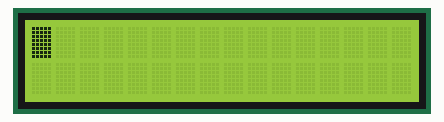
Recording of a sketch running on a simulated Arduino Uno, built with avr-gcc and run on an emulated ATmega328P. On the bench: 16×2 character LCD. Wiring (inferred from the signals the program sends): character LCD (HD44780): RS pin 3; E pin 8; data pin 4, pin 5, pin 6, pin 7.

Above: at 0.1 s.
At 1.1 s:
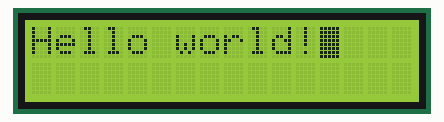

Measured:
- what the display in image 0 shows lasts 1.0 s, from 0.1 s to 1.1 s

The sketch:

Arduino_HD44780_Driver.ino
```cpp
/*
======================================================
Example of the library use.
LCD cleared, cursor on, blinking on after init
======================================================
*/

#include "LCD_driver.h"

//Personalize according to your pins
#define RS 3
#define ENABLE 8
#define D4 4
#define D5 5
#define D6 6
#define D7 7

//LCD characteristics
#define WORD_LENGTH 16
#define LCD_ROWS 2

void SerialTransmission(int baud);

void setup()
{
	//For quick startup of serial monitor :)
	//SerialTransmission(9600);

	LCD own_lcd(RS, ENABLE, D4, D5, D6, D7);
	delay(1000);
	own_lcd.SendString("Hello world!");
}

void loop()
{
	delay(1000);
}

void SerialTransmission(int baud)
{
	Serial.begin(baud);
	delay(1000);			//To make sure serial is ready to tx/rx
	Serial.print("Start of transmission");
}
```

LCD_driver.h
```cpp
#include <stdint.h>

#ifndef HITACHI_DRIVER
#define HITACHI_DRIVER

#define BIT4_TRANSSMITION 0
#define BIT8_TRANSSMISION 1

#define CLEAR_CMD 0x01
#define POS_CMD 0x80

class LCD
{
public:
	LCD(uint8_t RS, uint8_t Enable, uint8_t D4, uint8_t D5, uint8_t D6, uint8_t D7);
	void SendString(char* msg);
	void SendChar(uint8_t c);
	void Clear();
	void SetPos(uint8_t line, uint8_t pos);
private:
	void send4bits(uint8_t nibble, uint8_t rs);
	void sendCmd(uint8_t cmd);
	uint8_t rs, rw, enable;						//Holds reference to controlling pins
	uint8_t d0, d1, d2, d3, d4, d5, d6, d7;		//Holds reference to data pins

	uint8_t bitMode;							//4 or 8 bit mode
};

LCD::LCD(uint8_t RS, uint8_t Enable, uint8_t D4, uint8_t D5, uint8_t D6, uint8_t D7)
{
	rs = RS;
	enable = Enable;
	d4 = D4;
	d5 = D5;
	d6 = D6;
	d7 = D7;

	//Because we are using all pins as outputs, we need to change their modes
	uint8_t pins[] = { rs, enable, d4, d5, d6, d7 };
	for (int i = 0; i < 6; i++)
	{
		pinMode(pins[i], OUTPUT);
	}


	delay(50);					//wait > 40ms

	//Making sure the pins are in correct states
	digitalWrite(enable, 0);
	digitalWrite(rs, 0);

	send4bits(0x03, 0);
	delayMicroseconds(4500);	//wait > 4.1ms

	send4bits(0x03, 0);
	delayMicroseconds(4500);	//wait > 100us

	send4bits(0x03, 0);
	delayMicroseconds(200);		//undefined delay

	send4bits(0x02, 0);
	delayMicroseconds(50);		//undefined delay

	sendCmd(0x28);	//set 4-bit mode with 2 liness
	delay(1);
	sendCmd(0x08);	//display off cursor off
	delay(5);
	sendCmd(0x01);	//display clear
	delay(5);
	sendCmd(0x06);	//increment, no shift
	delay(1);

	//End of initialization
	sendCmd(0x0F);	//display+cursor+blinking on
	delay(2);
	sendCmd(0x80);	//resets cursor position
	delay(2);

}

void LCD::send4bits(uint8_t nibble, uint8_t rs_value)
{
	uint8_t rs_state = rs_value ? HIGH : LOW;
	digitalWrite(rs, rs_state);

	digitalWrite(d4, (nibble & 0x01));
	digitalWrite(d5, ((nibble >> 1) & 0x01));
	digitalWrite(d6, ((nibble >> 2) & 0x01));
	digitalWrite(d7, ((nibble >> 3) & 0x01));

	digitalWrite(enable, 0);
	delayMicroseconds(1);

	digitalWrite(enable, 1);
	delayMicroseconds(1);

	digitalWrite(enable, 0);
	delayMicroseconds(100);
}

void LCD::SendChar(uint8_t c)
{
	uint8_t nibble = (c >> 4) & 0x0F;
	send4bits(nibble, 1);

	delay(1);

	nibble = c & 0x0F;
	send4bits(nibble, 1);

}

void LCD::sendCmd(uint8_t c)
{
	uint8_t nibble = (c >> 4) & 0x0F;
	send4bits(nibble, 0);

	delay(1);

	nibble = c & 0x0F;
	send4bits(nibble, 0);

}

void LCD::SendString(char* msg)
{
	while(*msg)
	{
		SendChar(*msg);
		msg++;
		delayMicroseconds(50);
	}
}

void LCD::Clear()
{
	sendCmd(CLEAR_CMD);
	delayMicroseconds(100);
}

void LCD::SetPos(uint8_t line, uint8_t pos)
{
	uint8_t bitPos = line & 0x02 ? pos + 0x20 : pos;

	//Now to make command we need to add the addres to cmd number
	bitPos = POS_CMD | (bitPos - 0x01);

	sendCmd(bitPos);
	delayMicroseconds(50); //wait at least 37us
}
#endif
```
